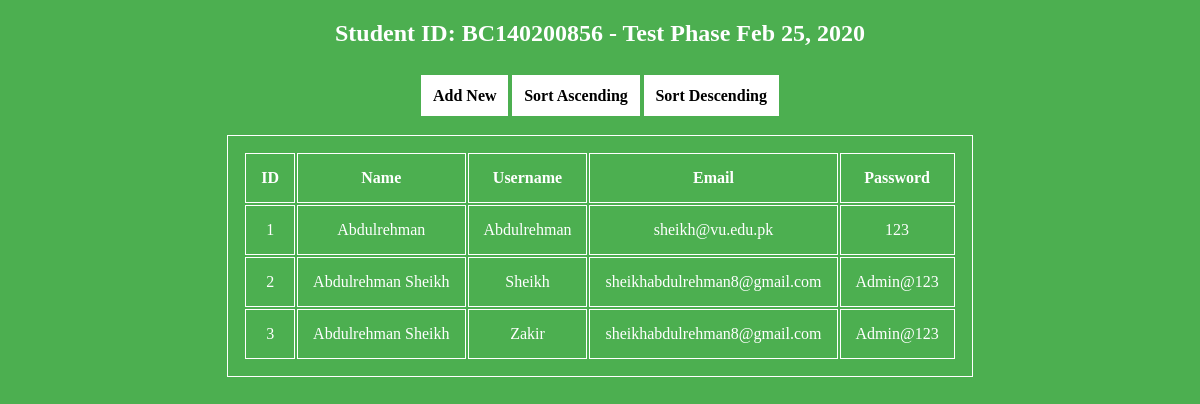
The page / on the database its author committed.
### tables this page shows
CREATE TABLE `users` (
  `id` int(11) NOT NULL,
  `name` varchar(30) DEFAULT NULL,
  `username` varchar(30) DEFAULT NULL,
  `password` varchar(30) DEFAULT NULL,
  `email` varchar(30) DEFAULT NULL
);

### index.php (the view, shortened to what this page needs)
<?php
include 'dbs.php';
$order_by = "asc";
$sql = "SELECT * FROM `users` order by username " . $order_by;
$result = $conn->query($sql);
?>
<!DOCTYPE html>
<html>
    <head>
        <link rel="stylesheet" href="main.css">
    </head>
    <body>
        <div class="header">
            <h2>Student ID: BC140200856 - Test Phase Feb 25, 2020</h2>
        </div>
        <div class="list-table">
            <a href="add-new.php" class="button" >Add New</a>
            <a href="index.php?order_by=asc" class="button" >Sort Ascending</a>
            <a href="index.php?order_by=desc" class="button" >Sort Descending</a>
            <table align="center">
                <thead>
                    <tr>
                        <th>ID</th>
                        <th>Name</th>
                        <th>Username</th>
                        <th>Email</th>
                        <th>Password</th>
                    </tr>
                </thead>
                <tbody>
                    <?php
                    while ($row = $result->fetch_assoc()) {
                        ?>
                        <tr>
                            <td><?php echo $row['id']; ?></td>
                            <td><?php echo $row['name']; ?></td>
                            <td><?php echo $row['username']; ?></td>
                            <td><?php echo $row['email']; ?></td>
                            <td><?php echo $row['password']; ?></td>
                        </tr>
                        <?php
                    }
                    ?>
                </tbody>
            </table>
        </div>
    </body>
</html>

### main.css (style rules this page uses)
body { background-color: #4CAF50; text-align: center; }
p,h,div { color: #fff !important; }
a , .button { padding: 1%; background: #fff; color: #000; text-decoration: none; font-weight: bold; }
table { margin-top: 30px; }
table, tr, td, th { border: 1px solid #FFF; padding: 15px; }
.list-table { padding-top: 20px; }

### rows shown on the page
users: id "1", name "Abdulrehman", username "Abdulrehman", email "sheikh@vu.edu.pk", password "123"
users: id "2", name "Abdulrehman Sheikh", username "Sheikh", email "sheikhabdulrehman8@gmail.com", password "Admin@123"
users: id "3", name "Abdulrehman Sheikh", username "Zakir", email "sheikhabdulrehman8@gmail.com", password "Admin@123"
